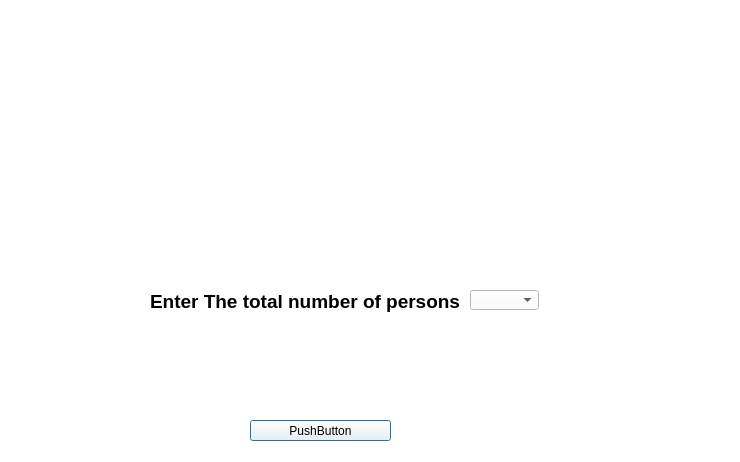
<?xml version="1.0" encoding="UTF-8"?>
<ui version="4.0">
 <class>Dialog</class>
 <widget class="QDialog" name="Dialog">
  <property name="geometry">
   <rect>
    <x>0</x>
    <y>0</y>
    <width>740</width>
    <height>462</height>
   </rect>
  </property>
  <property name="windowTitle">
   <string>Dialog</string>
  </property>
  <property name="styleSheet">
   <string notr="true">background-color: rgb(255, 255, 255);</string>
  </property>
  <widget class="QPushButton" name="pushButton">
   <property name="geometry">
    <rect>
     <x>250</x>
     <y>420</y>
     <width>141</width>
     <height>21</height>
    </rect>
   </property>
   <property name="text">
    <string>PushButton</string>
   </property>
  </widget>
  <widget class="QComboBox" name="comboBox">
   <property name="geometry">
    <rect>
     <x>470</x>
     <y>290</y>
     <width>69</width>
     <height>20</height>
    </rect>
   </property>
  </widget>
  <widget class="QLabel" name="label_2">
   <property name="geometry">
    <rect>
     <x>200</x>
     <y>0</y>
     <width>511</width>
     <height>271</height>
    </rect>
   </property>
   <property name="text">
    <string/>
   </property>
  </widget>
  <widget class="QLabel" name="label">
   <property name="geometry">
    <rect>
     <x>150</x>
     <y>290</y>
     <width>311</width>
     <height>23</height>
    </rect>
   </property>
   <property name="font">
    <font>
     <family>Segoe UI</family>
     <pointsize>14</pointsize>
     <weight>75</weight>
     <bold>true</bold>
    </font>
   </property>
   <property name="text">
    <string>Enter The total number of persons.</string>
   </property>
  </widget>
  <zorder>pushButton</zorder>
  <zorder>comboBox</zorder>
  <zorder>label</zorder>
  <zorder>label</zorder>
  <zorder>label_2</zorder>
 </widget>
 <resources/>
 <connections/>
</ui>
